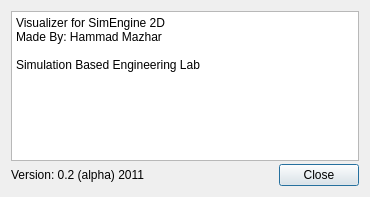
<?xml version="1.0" encoding="UTF-8"?>
<ui version="4.0">
 <class>About</class>
 <widget class="QDialog" name="About">
  <property name="geometry">
   <rect>
    <x>0</x>
    <y>0</y>
    <width>370</width>
    <height>197</height>
   </rect>
  </property>
  <property name="sizePolicy">
   <sizepolicy hsizetype="Fixed" vsizetype="Fixed">
    <horstretch>0</horstretch>
    <verstretch>0</verstretch>
   </sizepolicy>
  </property>
  <property name="minimumSize">
   <size>
    <width>370</width>
    <height>197</height>
   </size>
  </property>
  <property name="maximumSize">
   <size>
    <width>370</width>
    <height>197</height>
   </size>
  </property>
  <property name="windowTitle">
   <string>About</string>
  </property>
  <layout class="QGridLayout" name="gridLayout">
   <item row="0" column="0" colspan="2">
    <widget class="QPlainTextEdit" name="plainTextEdit">
     <property name="sizePolicy">
      <sizepolicy hsizetype="Expanding" vsizetype="Expanding">
       <horstretch>0</horstretch>
       <verstretch>0</verstretch>
      </sizepolicy>
     </property>
     <property name="minimumSize">
      <size>
       <width>250</width>
       <height>150</height>
      </size>
     </property>
     <property name="maximumSize">
      <size>
       <width>350</width>
       <height>150</height>
      </size>
     </property>
     <property name="styleSheet">
      <string notr="true">font: 75 12pt &quot;Courier New&quot;;
border-color: rgb(0, 0, 0);</string>
     </property>
     <property name="readOnly">
      <bool>true</bool>
     </property>
     <property name="plainText">
      <string>Visualizer for SimEngine 2D
Made By: Hammad Mazhar

Simulation Based Engineering Lab</string>
     </property>
     <property name="textInteractionFlags">
      <set>Qt::NoTextInteraction</set>
     </property>
    </widget>
   </item>
   <item row="1" column="0">
    <widget class="QLabel" name="label">
     <property name="sizePolicy">
      <sizepolicy hsizetype="Fixed" vsizetype="Fixed">
       <horstretch>0</horstretch>
       <verstretch>0</verstretch>
      </sizepolicy>
     </property>
     <property name="text">
      <string>Version: 0.2 (alpha) 2011</string>
     </property>
    </widget>
   </item>
   <item row="1" column="1">
    <widget class="QDialogButtonBox" name="buttonBox">
     <property name="orientation">
      <enum>Qt::Horizontal</enum>
     </property>
     <property name="standardButtons">
      <set>QDialogButtonBox::Close</set>
     </property>
    </widget>
   </item>
  </layout>
 </widget>
 <resources/>
 <connections>
  <connection>
   <sender>buttonBox</sender>
   <signal>rejected()</signal>
   <receiver>About</receiver>
   <slot>reject()</slot>
   <hints>
    <hint type="sourcelabel">
     <x>164</x>
     <y>288</y>
    </hint>
    <hint type="destinationlabel">
     <x>173</x>
     <y>274</y>
    </hint>
   </hints>
  </connection>
  <connection>
   <sender>buttonBox</sender>
   <signal>accepted()</signal>
   <receiver>About</receiver>
   <slot>accept()</slot>
   <hints>
    <hint type="sourcelabel">
     <x>164</x>
     <y>282</y>
    </hint>
    <hint type="destinationlabel">
     <x>157</x>
     <y>274</y>
    </hint>
   </hints>
  </connection>
 </connections>
</ui>
